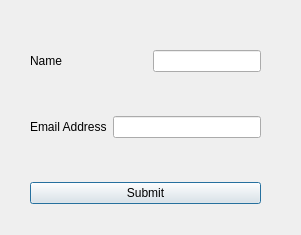
<?xml version="1.0" encoding="UTF-8"?>
<ui version="4.0">
 <class>Dialog</class>
 <widget class="QDialog" name="Dialog">
  <property name="geometry">
   <rect>
    <x>0</x>
    <y>0</y>
    <width>301</width>
    <height>235</height>
   </rect>
  </property>
  <property name="windowTitle">
   <string>Dialog</string>
  </property>
  <widget class="QWidget" name="">
   <property name="geometry">
    <rect>
     <x>30</x>
     <y>50</y>
     <width>231</width>
     <height>154</height>
    </rect>
   </property>
   <layout class="QVBoxLayout" name="verticalLayout">
    <item>
     <layout class="QHBoxLayout" name="horizontalLayout">
      <item>
       <widget class="QLabel" name="label">
        <property name="text">
         <string>Name</string>
        </property>
       </widget>
      </item>
      <item>
       <spacer name="horizontalSpacer">
        <property name="orientation">
         <enum>Qt::Horizontal</enum>
        </property>
        <property name="sizeHint" stdset="0">
         <size>
          <width>40</width>
          <height>20</height>
         </size>
        </property>
       </spacer>
      </item>
      <item>
       <widget class="QLineEdit" name="lineEdit">
        <property name="sizePolicy">
         <sizepolicy hsizetype="Maximum" vsizetype="Fixed">
          <horstretch>0</horstretch>
          <verstretch>0</verstretch>
         </sizepolicy>
        </property>
       </widget>
      </item>
     </layout>
    </item>
    <item>
     <spacer name="verticalSpacer">
      <property name="orientation">
       <enum>Qt::Vertical</enum>
      </property>
      <property name="sizeHint" stdset="0">
       <size>
        <width>17</width>
        <height>13</height>
       </size>
      </property>
     </spacer>
    </item>
    <item>
     <layout class="QHBoxLayout" name="horizontalLayout_2">
      <item>
       <widget class="QLabel" name="label_2">
        <property name="text">
         <string>Email Address</string>
        </property>
       </widget>
      </item>
      <item>
       <widget class="QLineEdit" name="lineEdit_2"/>
      </item>
     </layout>
    </item>
    <item>
     <spacer name="verticalSpacer_2">
      <property name="orientation">
       <enum>Qt::Vertical</enum>
      </property>
      <property name="sizeHint" stdset="0">
       <size>
        <width>17</width>
        <height>13</height>
       </size>
      </property>
     </spacer>
    </item>
    <item>
     <widget class="QPushButton" name="pushButton">
      <property name="text">
       <string>Submit</string>
      </property>
     </widget>
    </item>
   </layout>
  </widget>
 </widget>
 <resources/>
 <connections/>
</ui>
